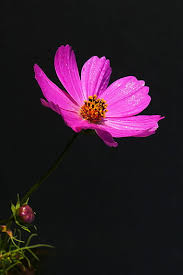
#> input picture Lab_1/images/image_3.jpeg, 183 x 275 px, found by its file name
$ python Assignment_1b.py
#> lines starting #> are read from the running program, lines starting #| are printed output that depends on the picture; after the words box and inside, x2 and y2 are one past the last pixel; in counts of white or black regions, pixels touching at a corner belong together
#> the answer given: 3
import cv2
import numpy as np
import matplotlib.pyplot as plt
import math

# Image Negative Transformation


# [32 lines left out: functions task_1, task_2, not called in this run]

# Log Transform


def task_3():
    img = cv2.imread("Lab_1/images/image_3.jpeg")
#> img is the input picture: shape (275, 183, 3); mean B, G, R 40.8, 27, 45.9
    img_gray = cv2.cvtColor(img, cv2.COLOR_BGR2GRAY)
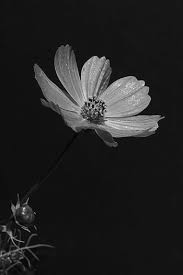
#> img_gray: shape (275, 183); min 0, max 227, mean 34.1

    img_log = 0.2*np.log1p(img_gray)
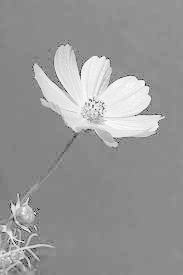
#> img_log: shape (275, 183) float16; min 0, max 1.09, mean 0.646; drawn with min black and max white
    img_log = cv2.imwrite(
        "Assignments/Assignment_1/log_transform.jpg", img_log)
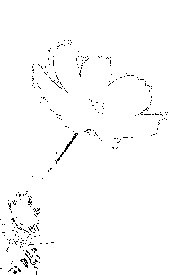
#> saved as log_transform.jpg: shape (275, 183); values 0 (black) and 1 (white), 98.6% white; black in thin lines or dots, all inside (x1, y1, x2, y2) = (0, 40, 168, 275)
    img_log = cv2.imread("Assignments/Assignment_1/log_transform.jpg")
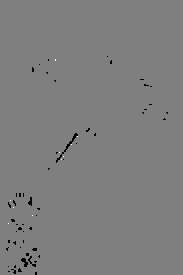
#> img_log: shape (275, 183, 3); min 0, max 2, mean 0.992; drawn with min black and max white

    cv2.imshow("Image", img)
    cv2.imshow("Gray Scale", img_gray)
    cv2.imshow("Log Transformed Image", img_log)

    if cv2.waitKey(0) & 0xff == 27:
#> (key Esc is pressed here)
        cv2.destroyAllWindows()

# Compare Transforms


# [66 lines left out: functions task_4, task_5, not called in this run]


if __name__ == '__main__':
    exit = -1
    while exit != 1:
        opt = int(input("Enter Task Number: "))
        if opt == 1:
            task_1()
        elif opt == 2:
            task_2()
        elif opt == 3:
            task_3()
        elif opt == 4:
            task_4()
        else:
            task_5()

        exit = int(input("Press 1 to exit, 0 to continue: "))
#> the answer given: 1
